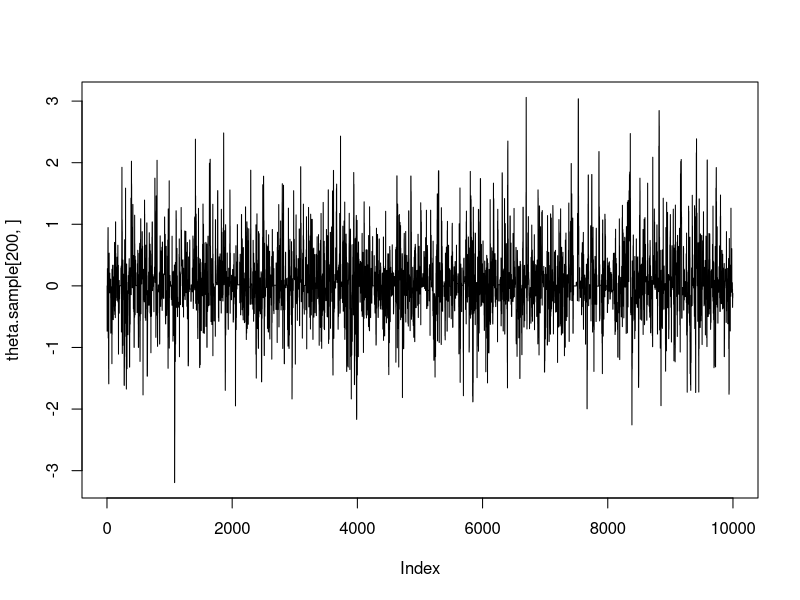
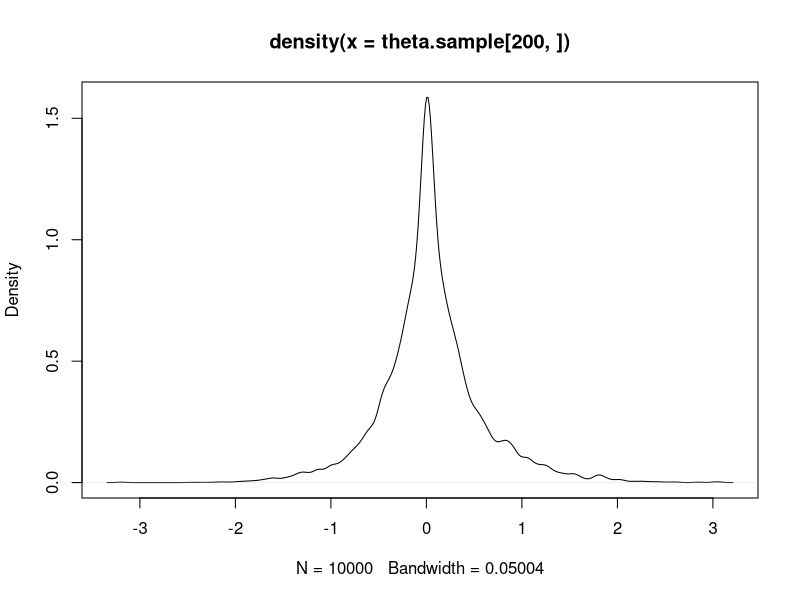
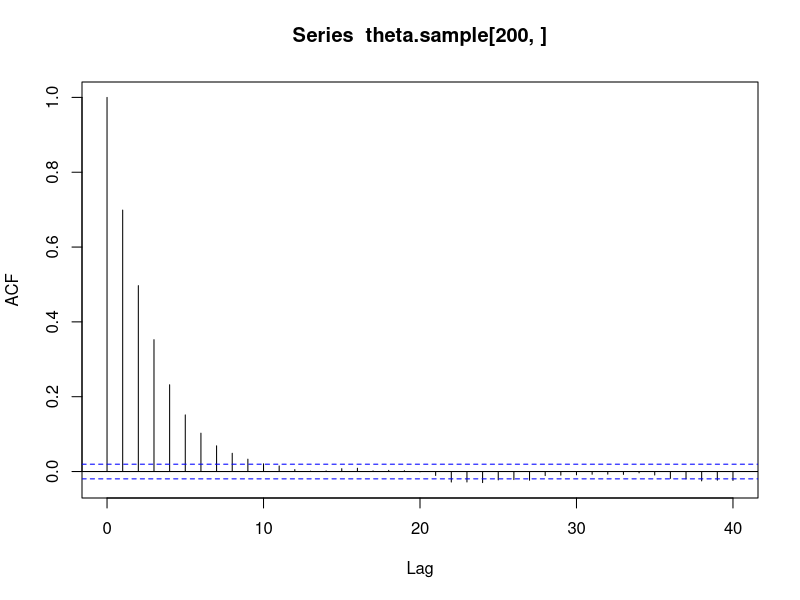
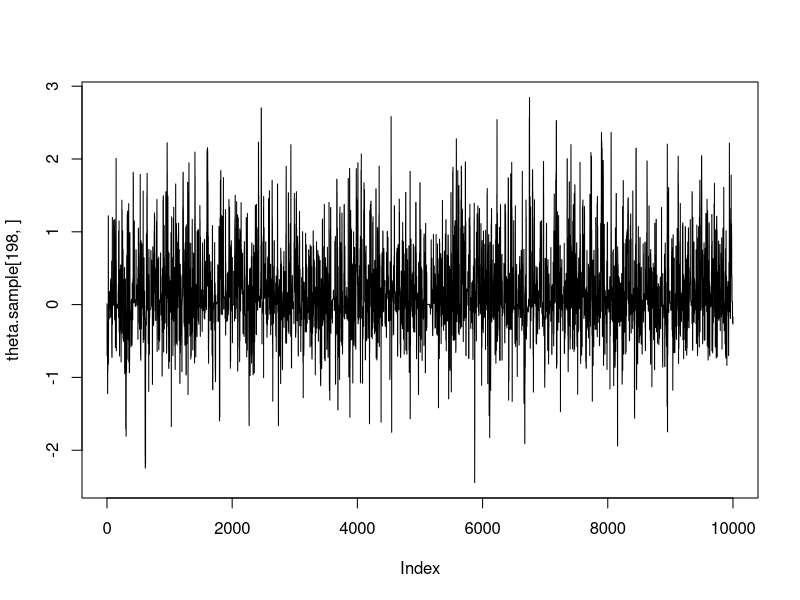
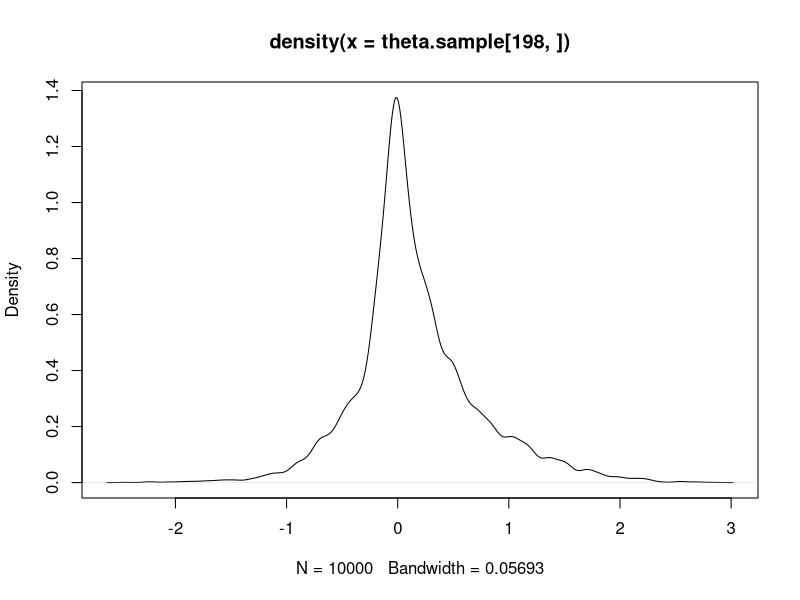
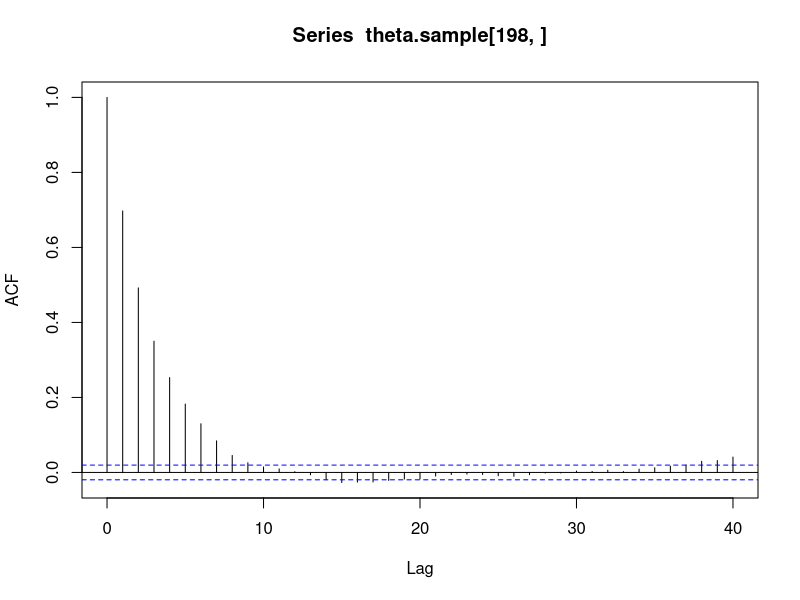
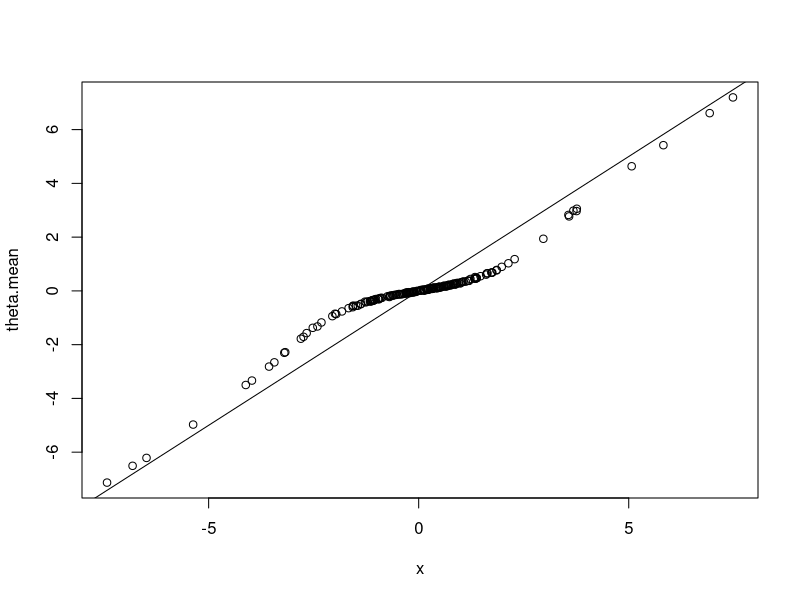
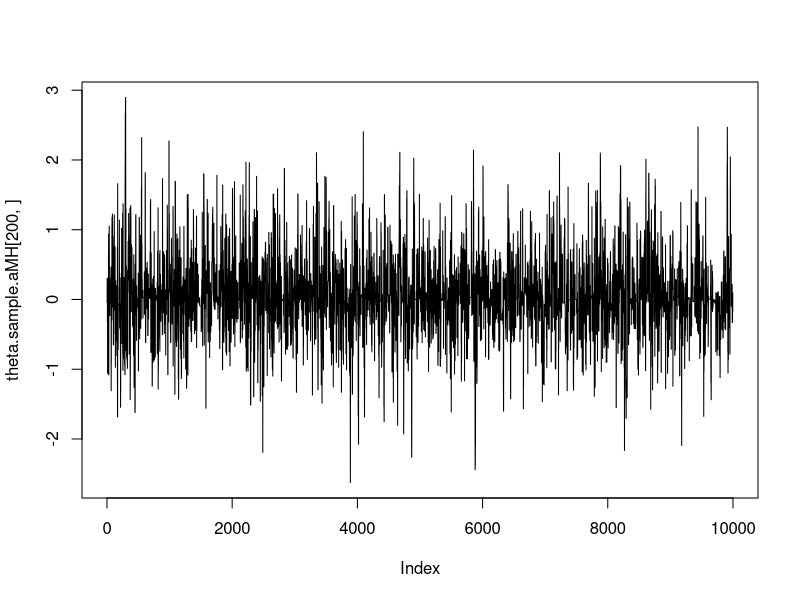

Reproduce these figures in R, in order.
Horselike_norm.mean_rwMH <- function(x,n,theta0,Burn_in,nmc,stepsize=1){
  ### random-walk M-H for normal mean model with Horseshoe-like prior
  ### Input
  ### x: data
  ### n: length of data
  ### theta0: initial value
  ### Burn_in: length of burn-in
  ### nmc: length of Markov chain
  
  ### set return
  theta.sample = matrix(0,n,nmc)
  
  ### Burn-in
  for (i in 1:Burn_in) {
    for (j in 1:n) {
      theta.star = theta0[j] + rnorm(1,0,stepsize)
      A = ((x[j]-theta0[j])^2 - (x[j]-theta.star)^2)/2
      A = A + log(log(1+1/theta.star^2)) - log(log(1+1/(theta0[j])^2))
      A = min(1,exp(A))
      U = runif(1,0,1)
      if(U<=A){theta0[j]=theta.star}
    }
  }
  cat("Burn-in completed","\n")
  
  ### sample from stationary distribution 
  for (i in 1:nmc) {
    for (j in 1:n) {
      theta.star = theta0[j] + rnorm(1,0,stepsize)
      A = ((x[j]-theta0[j])^2 - (x[j]-theta.star)^2)/2
      A = A + log(log(1+1/theta.star^2)) - log(log(1+1/(theta0[j])^2))
      A = min(1,exp(A))
      U = runif(1,0,1)
      if(U<=A){theta0[j]=theta.star;theta.sample[j,i]=theta.star}
      else{theta.sample[j,i]=theta0[j]}
    }
    if(i%%1000==0){print(i)}
  }
  
  ### return
  return(theta.sample)
}

##################################################################

### data generating
n = 200
theta.true = rbinom(n,1,0.2)*rnorm(n,0,sqrt(2*log(n)))
x = theta.true + rnorm(n,0,1)

### set initial value
theta0 = rep(1,n)

### set sample size
Burn_in = 10000
nmc = 10000

### run rwMH
theta.sample = Horselike_norm.mean_rwMH(x,n,theta0,Burn_in,nmc)

#####################################################################

### traceplot and acf of theta200
plot(theta.sample[200,],type = "l")
plot(density(theta.sample[200,]))
acf(theta.sample[200,])

### traceplot and acf of theta198
plot(theta.sample[198,],type = "l")
plot(density(theta.sample[198,]))
acf(theta.sample[198,])

### acceptance rate
acc.rate = rep(0,n)
for (j in 1:200) {
  acc.rate[j] = 1-mean(theta.sample[j,2:Burn_in]==theta.sample[j,1:(Burn_in-1)])
}
summary(acc.rate)

### theta estimation
theta.mean = rowMeans(theta.sample)
plot(theta.mean~x);abline(a=0,b=1)

#########################################################################
## adptive MCMC
#########################################################################

Horselike_norm.mean_rwaMH <- function(x,n,theta0,Burn_in,nmc,Tuning=100,stepsize=1){
  ### random-walk M-H for normal mean model with Horseshoe-like prior
  ### Input
  ### x: data
  ### n: length of data
  ### theta0: initial value
  ### Burn_in: length of burn-in
  ### nmc: length of Markov chain
  
  ### set return
  theta.burnin = matrix(0,n,Burn_in)
  theta.sample = matrix(0,n,nmc)
  stepsize = rep(stepsize,n)
  
  ### Burn-in & tuning stepsize
  for (i in 1:Burn_in) {
    
    ## M-H step
    for (j in 1:n) {
      theta.star = theta0[j] + rnorm(1,0,stepsize[j])
      A = ((x[j]-theta0[j])^2 - (x[j]-theta.star)^2)/2
      A = A + log(log(1+1/theta.star^2)) - log(log(1+1/(theta0[j])^2))
      A = min(1,exp(A))
      U = runif(1,0,1)
      if(U<=A){theta0[j]=theta.star;theta.burnin[j,i]=theta.star}
      else{theta.burnin[j,i]=theta0[j]}
    }
    
    ## tuning stepsize
    if(i%%Tuning==0){
      I0 = i/Tuning
      Index.range0 = (Tuning*(I0-1)+1):(Tuning*I0-1)
      Index.range1 = (Tuning*(I0-1)+2):(Tuning*I0)
      for (j in 1:n) {
        A.rate = 1-mean(theta.burnin[j,Index.range0] == theta.burnin[j,Index.range1])
        if(A.rate>0.5){stepsize[j]=exp(log(stepsize[j])+0.01)}
        if(A.rate<0.3){stepsize[j]=exp(log(stepsize[j])-0.01)}
      }
    }
  }
  cat("Burn-in completed","\n")
  
  ### sample from stationary distribution 
  for (i in 1:nmc) {
    for (j in 1:n) {
      theta.star = theta0[j] + rnorm(1,0,stepsize[j])
      A = ((x[j]-theta0[j])^2 - (x[j]-theta.star)^2)/2
      A = A + log(log(1+1/theta.star^2)) - log(log(1+1/(theta0[j])^2))
      A = min(1,exp(A))
      U = runif(1,0,1)
      if(U<=A){theta0[j]=theta.star;theta.sample[j,i]=theta.star}
      else{theta.sample[j,i]=theta0[j]}
    }
    if(i%%1000==0){print(i)}
  }
  
  ### return
  return(theta.sample)
}

####################################################################

theta.sample.aMH = Horselike_norm.mean_rwaMH(x,n,theta0,Burn_in,nmc)
  
### acceptance rate
acc.rate = rep(0,n)
for (j in 1:200) {
  acc.rate[j] = 1-mean(theta.sample.aMH[j,2:Burn_in]==theta.sample.aMH[j,1:(Burn_in-1)])
}
summary(acc.rate)

### traceplot and acf of theta200
plot(theta.sample.aMH[200,],type = "l")
plot(density(theta.sample.aMH[200,]))
acf(theta.sample.aMH[200,])

### traceplot and acf of theta198
plot(theta.sample.aMH[198,],type = "l")
plot(density(theta.sample.aMH[198,]))
acf(theta.sample.aMH[198,])

### theta estimation
theta.mean.aMH = rowMeans(theta.sample.aMH)
plot(theta.mean.aMH~x);abline(a=0,b=1)
